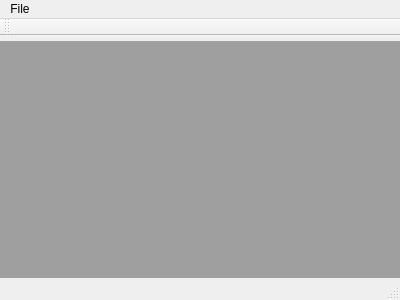
<?xml version="1.0" encoding="UTF-8"?>
<ui version="4.0">
 <class>MainWindow</class>
 <widget class="QMainWindow" name="MainWindow">
  <property name="geometry">
   <rect>
    <x>0</x>
    <y>0</y>
    <width>400</width>
    <height>300</height>
   </rect>
  </property>
  <property name="windowTitle">
   <string>MainWindow</string>
  </property>
  <widget class="QWidget" name="centralWidget">
   <widget class="QWidget" name="gridLayoutWidget">
    <property name="geometry">
     <rect>
      <x>-16</x>
      <y>-6</y>
      <width>911</width>
      <height>561</height>
     </rect>
    </property>
    <layout class="QGridLayout" name="gridLayout" rowstretch="0" columnstretch="0">
     <property name="sizeConstraint">
      <enum>QLayout::SetNoConstraint</enum>
     </property>
     <item row="0" column="0">
      <widget class="QMdiArea" name="mdiArea">
       <property name="sizePolicy">
        <sizepolicy hsizetype="Expanding" vsizetype="Expanding">
         <horstretch>0</horstretch>
         <verstretch>0</verstretch>
        </sizepolicy>
       </property>
      </widget>
     </item>
    </layout>
   </widget>
  </widget>
  <widget class="QMenuBar" name="menuBar">
   <property name="geometry">
    <rect>
     <x>0</x>
     <y>0</y>
     <width>400</width>
     <height>21</height>
    </rect>
   </property>
   <widget class="QMenu" name="menuFile">
    <property name="title">
     <string>File</string>
    </property>
    <addaction name="actionNew"/>
   </widget>
   <addaction name="menuFile"/>
  </widget>
  <widget class="QStatusBar" name="statusBar"/>
  <widget class="QToolBar" name="toolBar">
   <property name="windowTitle">
    <string>toolBar</string>
   </property>
   <attribute name="toolBarArea">
    <enum>TopToolBarArea</enum>
   </attribute>
   <attribute name="toolBarBreak">
    <bool>false</bool>
   </attribute>
  </widget>
  <action name="actionNew">
   <property name="text">
    <string>New</string>
   </property>
  </action>
 </widget>
 <layoutdefault spacing="6" margin="11"/>
 <resources/>
 <connections/>
</ui>
